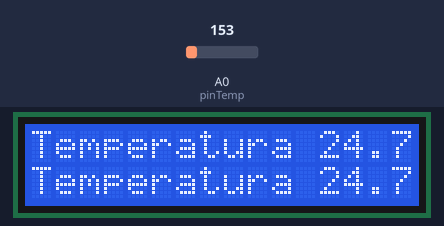
The sketch below on a simulated Arduino Uno, built with avr-gcc and run on an emulated ATmega328P. Shown: 16×2 character LCD. Inputs (shaded band) come from the test bench; at power-on: A0 (pinTemp) = 153.

Above: at 1.2 s.
1.3 s: A0 (pinTemp) set to 165
At 3.1 s:
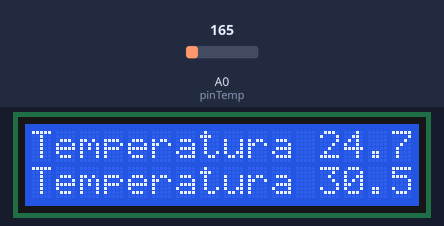
3.5 s: A0 (pinTemp) set to 175
At 4.9 s:
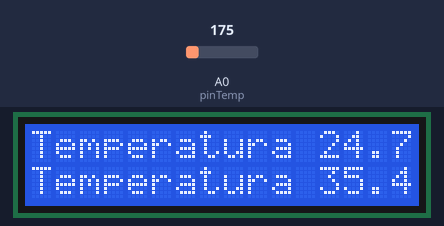
5.5 s: A0 (pinTemp) set to 191
At 6.6 s:
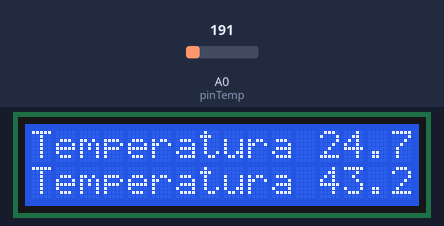
Timing chart, 0 to 8.5 s (numbered marks = the images above; inputs shaded):
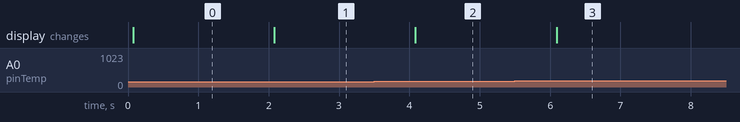

Measured:
- after the input at 1.3 s, the display: changes after 0.78 s (image 1)
- after the input at 3.5 s, the display: changes after 0.59 s (image 2)
- after the input at 5.5 s, the display: changes after 0.59 s (image 3)

The sketch:

Ejercicio6.ino
```cpp
#include <LiquidCrystal.h>

const int pinTemp=A0;
LiquidCrystal lcd(12,11,5,4,3,2);
float temperatura;
float TempA;

void setup() {
  lcd.begin(16,2);
  lcd.print("Temperatura ");

  float initTemp=((analogRead(pinTemp)/1024.0)*5-0.5)*100;
  delay(5);
  lcd.print(initTemp);
}

void loop() {

    TempA=((analogRead(pinTemp)/1024.0)*5-0.5)*100;
    lcd.setCursor(0,1);
    lcd.print("Temperatura ");
    lcd.print(TempA);
    lcd.setCursor(0,1);
    delay(1000);

  }
```
